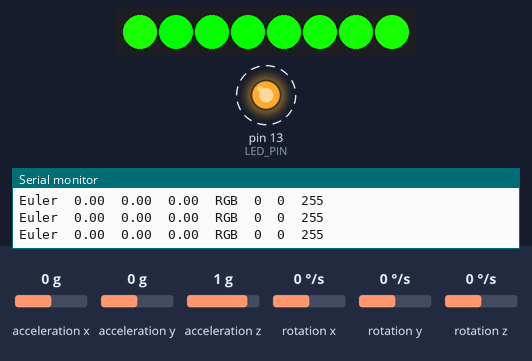
This sketch was run on a simulated Arduino Uno, built with avr-gcc and run on an emulated ATmega328P. Shown: 8 RGB LEDs in strip order, left to right, output pins drawn as LEDs (lit = HIGH), the last lines printed to the serial monitor. Dashed ring = blinking. The inputs (shaded band) are chosen by the test bench; at power-on: rotation z 0 °/s, acceleration x 0 g, acceleration z 1 g, acceleration y 0 g, rotation x 0 °/s, rotation y 0 °/s. Dim RGB values are drawn brighter than linear; the strip is taken to match the declared colour order.

Above: at 0.96 s.
1.8 s: rotation z set to -100 °/s
At 2.82 s:
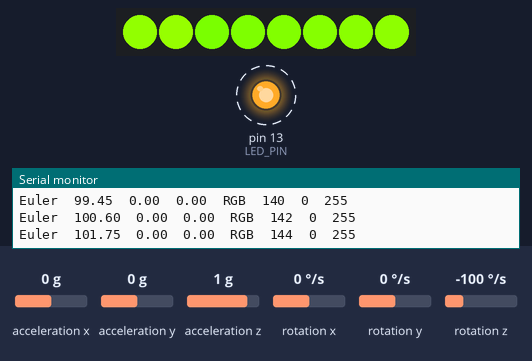
4.4 s: acceleration x set to -1.4 g
At 4.63 s:
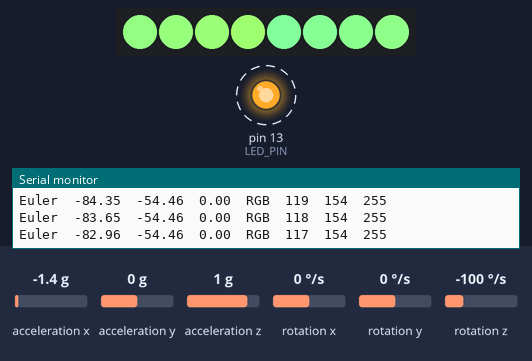
6.8 s: acceleration z set to 0 g
At 7.67 s:
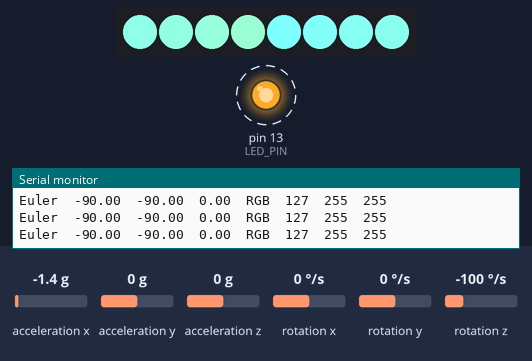
8.6 s: acceleration y set to -1.4 g
At 9.87 s:
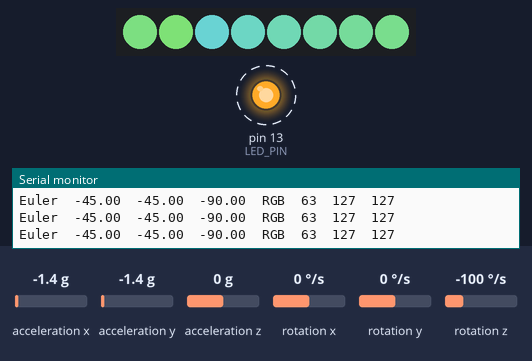
10.4 s: acceleration z set to -1.4 g
At 10.8 s:
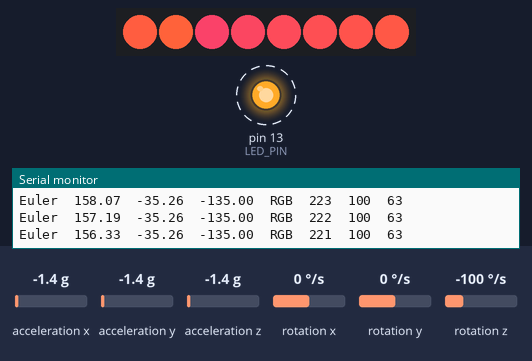
13.0 s: acceleration x set to -0.8 g
At 15.69 s:
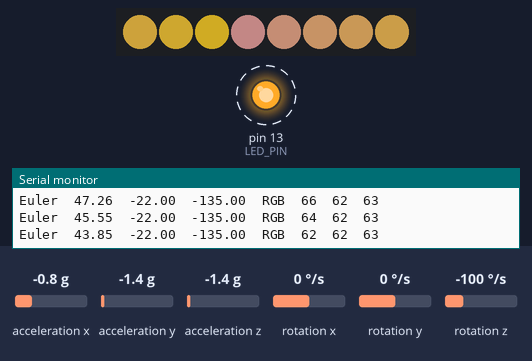
Timing chart, 0 to 21.0 s (numbered marks = the images above; inputs shaded):
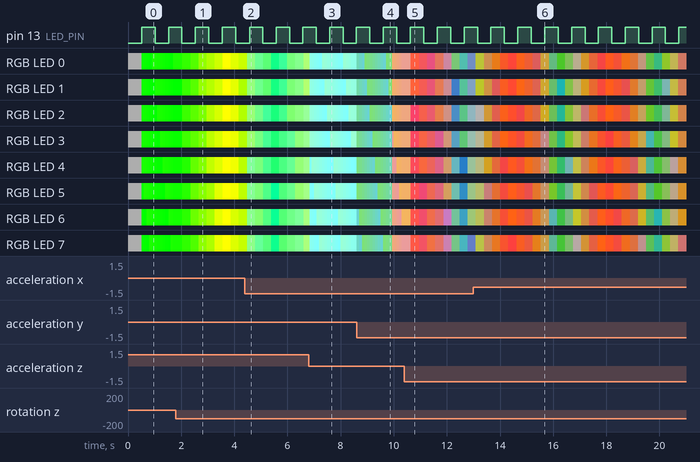

Measured:
- after the input at 4.4 s, the LEDs: change after 0.08 s (image 2)
- after the input at 6.8 s, the LEDs: change at once (image 3)
- after the input at 8.6 s, the LEDs: first change at once (image 4 shows a later state)
- after the input at 10.4 s, the LEDs: change after 0.25 s (image 5)
- after the input at 13.0 s, the LEDs: first change after 0.10 s (image 6 shows a later state)
- by itself, pin 13 (LED_PIN): alternates HIGH for 0.51 s and LOW for 0.50 s

The sketch:

RoboticsOrbFinalCode1.ino
```cpp
#include "I2Cdev.h"
#include <Adafruit_NeoPixel.h>
#include "MPU6050_6Axis_MotionApps20.h"

#define NUMPIXELS 8
#define LED_PIN 13
#define OUTPUT_READABLE_EULER

Adafruit_NeoPixel pixels = Adafruit_NeoPixel(NUMPIXELS, 4, NEO_RGB + NEO_KHZ800);

#if I2CDEV_IMPLEMENTATION == I2CDEV_ARDUINO_WIRE
    #include "Wire.h"
#endif

MPU6050 mpu;
bool dmpReady = false;
uint8_t devStatus;
uint16_t packetSize;
uint16_t fifoCount;
uint8_t fifoBuffer[64];

Quaternion q;
float euler[3];

void setup() {
    pixels.begin();
    for (int i = 0; i < NUMPIXELS; i++) {
        pixels.setPixelColor(i, pixels.Color(50, 50, 50)); // Initial white
    }
    pixels.show();


    #if I2CDEV_IMPLEMENTATION == I2CDEV_ARDUINO_WIRE
        Wire.begin();
        TWBR = 24;
    #endif

    Serial.begin(38400);


    mpu.initialize();

    if (!mpu.testConnection()) {
        Serial.println(F("MPU6050 connection failed"));
        while (1);
    }


    devStatus = mpu.dmpInitialize();


    mpu.setXGyroOffset(220);
    mpu.setYGyroOffset(76);
    mpu.setZGyroOffset(-85);
    mpu.setZAccelOffset(1788);

    if (devStatus == 0) {
        mpu.setDMPEnabled(true);
        dmpReady = true;
        packetSize = mpu.dmpGetFIFOPacketSize();
    } else {
        Serial.print(F("DMP Initialization failed (code "));
        Serial.print(devStatus);
        Serial.println(F(")"));
    }

    pinMode(LED_PIN, OUTPUT);
}

void loop() {
    if (!dmpReady) return;

    fifoCount = mpu.getFIFOCount();


    if (fifoCount == 1024) {
        mpu.resetFIFO();
        Serial.println(F("FIFO overflow! Resetting..."));
        return;
    }


    if (fifoCount >= packetSize) {

        while (fifoCount >= packetSize) {
            mpu.getFIFOBytes(fifoBuffer, packetSize);
            fifoCount -= packetSize;
        }

        #ifdef OUTPUT_READABLE_EULER
            mpu.dmpGetQuaternion(&q, fifoBuffer);
            mpu.dmpGetEuler(euler, &q);

            byte R = abs(euler[0]) * 255 / M_PI;
            byte G = abs(euler[1]) * 511 / M_PI;
            byte B = 255 - (abs(euler[2]) * 255 / M_PI);

            byte cycl = (millis() / 100) % 8;
            for (byte i = 0; i < NUMPIXELS; i++) {
                pixels.setPixelColor((i + cycl) % 8, pixels.Color(
                    constrain(R + 4 * i, 0, 255),
                    constrain(B + 5 * i, 0, 255),
                    constrain(G - 6 * i, 0, 255)
                ));
            }
            pixels.show();

            Serial.print("Euler\t");
            Serial.print(euler[0] * 180 / M_PI);
            Serial.print("\t");
            Serial.print(euler[1] * 180 / M_PI);
            Serial.print("\t");
            Serial.print(euler[2] * 180 / M_PI);
            Serial.print("\tRGB\t");
            Serial.print(R);
            Serial.print("\t");
            Serial.print(G);
            Serial.print("\t");
            Serial.println(B);
        #endif
    }

    static unsigned long lastBlink = 0;
    if (millis() - lastBlink > 500) {
        lastBlink = millis();
        digitalWrite(LED_PIN, !digitalRead(LED_PIN));
    }
}
```
